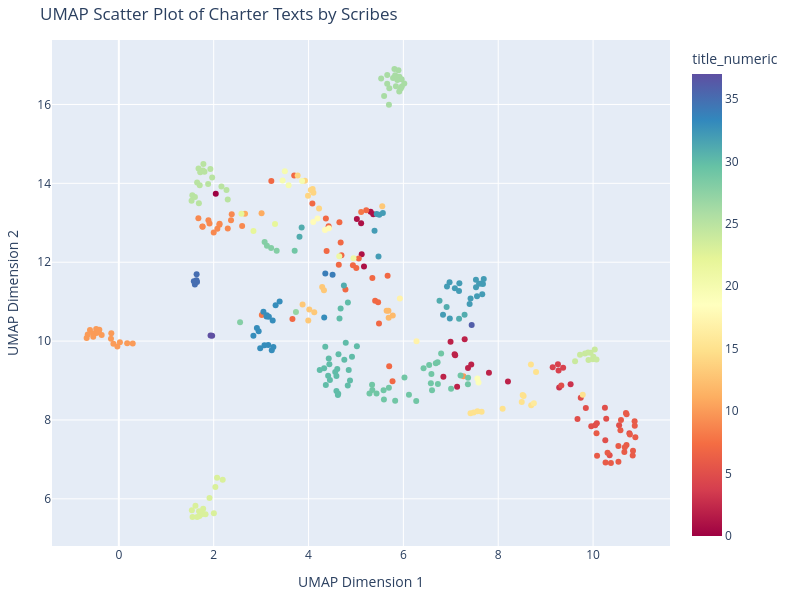

The notebook cell this image was saved under:
### Code cell
import plotly.express as px
import pandas as pd

# Map categorical titles to a numeric scale for coloring
sub_df['title_numeric'] = pd.Categorical(sub_df['title']).codes

# Add UMAP coordinates back to the dataframe for ease of access
sub_df['UMAP Dimension 1'] = X_umap[:, 0]
sub_df['UMAP Dimension 2'] = X_umap[:, 1]

# Use a color scale based on the numeric mapping of titles
fig = px.scatter(sub_df, x='UMAP Dimension 1', y='UMAP Dimension 2', 
                 color='title_numeric', hover_data=['title'], 
                 labels={'title': 'title'}, 
                 color_continuous_scale='Spectral')  # You can change 'Viridis' to any other scale

# Add title and axis labels
fig.update_layout(title='UMAP Scatter Plot of Charter Texts by Scribes',
                  xaxis_title='UMAP Dimension 1',
                  yaxis_title='UMAP Dimension 2',
                  width=800,  # Adjust width
                  height=600,  # Adjust height to make it square
                  margin=dict(l=40, r=40, t=40, b=40)  # Adjust margins to avoid clipping
)

# Show interactive plot
fig.show()

### Figure 1 — Plotly figure (JSON) as saved in the notebook; plotly's stock layout.template omitted (floating-point values rounded to 4 significant figures; data arrays with more than 128 entries replaced by an {"elided": "..."} marker saying what was removed)
{"data": [{"customdata": {"elided": "333x1 str values"}, "hovertemplate": "UMAP Dimension 1=%{x}<br>UMAP Dimension 2=%{y}<br>title=%{customdata[0]}<br>title_numeric=%{marker.color}<extra></extra>", "legendgroup": "", "marker": {"color": {"elided": "333 int values"}, "coloraxis": "coloraxis", "symbol": "circle"}, "mode": "markers", "name": "", "orientation": "v", "showlegend": false, "type": "scatter", "x": {"elided": "333 float values"}, "xaxis": "x", "y": {"elided": "333 float values"}, "yaxis": "y"}], "layout": {"coloraxis": {"colorbar": {"title": {"text": "title_numeric"}}, "colorscale": [[0, "rgb(158,1,66)"], [0.1, "rgb(213,62,79)"], [0.2, "rgb(244,109,67)"], [0.3, "rgb(253,174,97)"], [0.4, "rgb(254,224,139)"], [0.5, "rgb(255,255,191)"], [0.6, "rgb(230,245,152)"], [0.7, "rgb(171,221,164)"], [0.8, "rgb(102,194,165)"], [0.9, "rgb(50,136,189)"], [1, "rgb(94,79,162)"]]}, "height": 600, "legend": {"tracegroupgap": 0}, "margin": {"b": 40, "l": 40, "r": 40, "t": 40}, "title": {"text": "UMAP Scatter Plot of Charter Texts by Scribes"}, "width": 800, "xaxis": {"anchor": "y", "domain": [0, 1], "title": {"text": "UMAP Dimension 1"}}, "yaxis": {"anchor": "x", "domain": [0, 1], "title": {"text": "UMAP Dimension 2"}}}}
